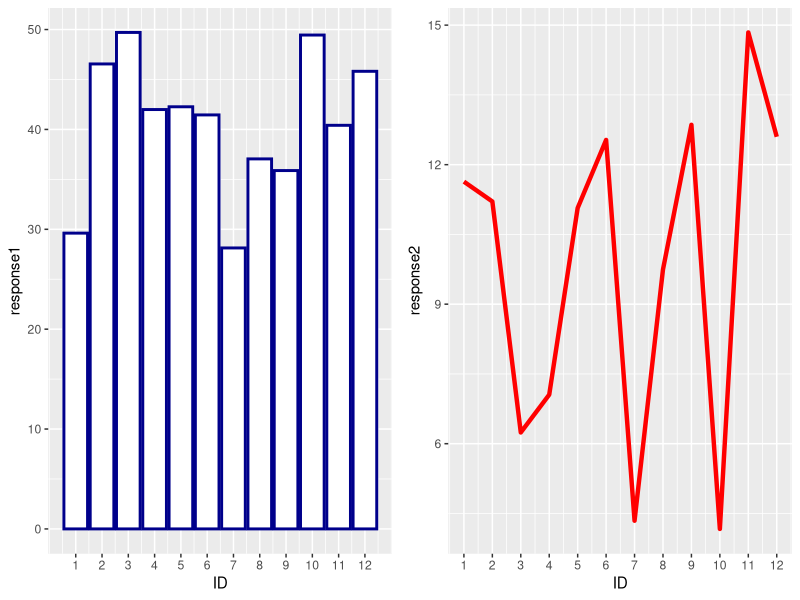
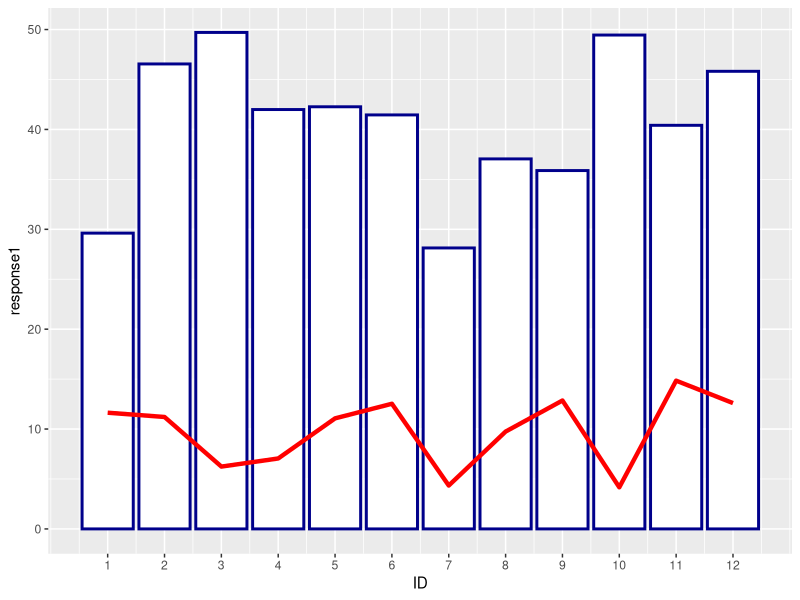
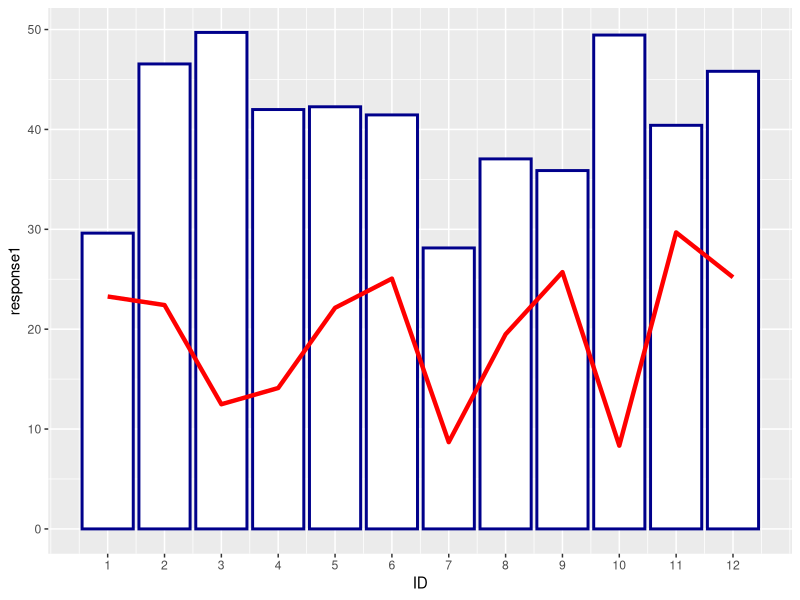
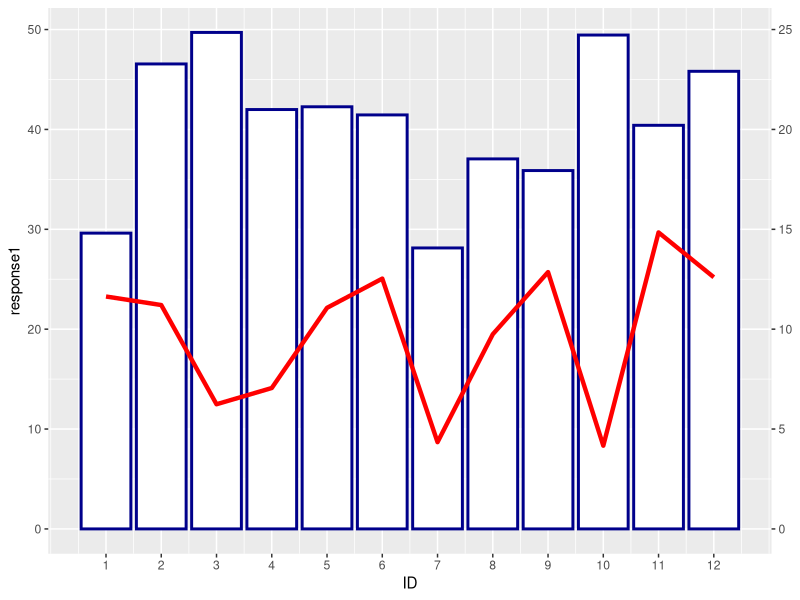
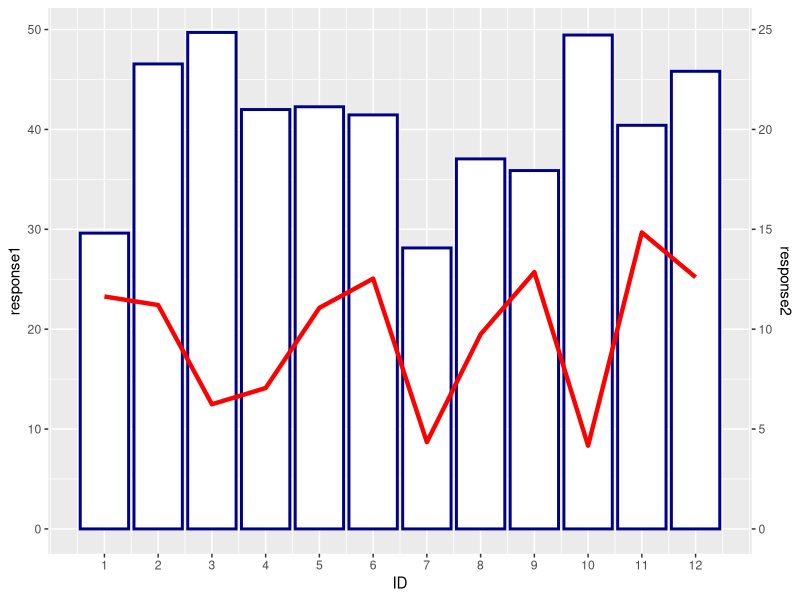

Reproduce these figures in R, in order.
## ---- chunk 1
knitr::opts_chunk$set(echo = TRUE, fig.align='center')

# title: Secondary Y-axis
# author: jonathan
# revised: 16/2/2020 

WEB <- c("https://bioceed.uib.no/dropfolder/bioSTATS/Rmd/Basic/Visualizing/Essential/secondary-y-axis.html")
GIT <- c("https://github.com/jonathansoule/biostats/blob/master/Basic/Visualizing/Essential/secondary-y-axis.Rmd")
library(ggplot2)
library(gridExtra)
# predictor variable
ID <- 1:12
# response variable 1
response1 <- runif(12, min=25, max=50)
# response variable 2
response2 <- runif(12, min=4, max=15)
# dataframe
df <- data.frame(ID, response1, response2)
## ---- chunk 2
grid.arrange(
  ggplot(df, aes(x = ID)) +                                                      # bar plot - response1 vs. ID
    geom_col(aes(y = response1), size = 1, color = "darkblue", fill = "white") +
    scale_x_continuous(breaks=seq(1, 12, 1)),
  ggplot(df, aes(x = ID)) +                                                      # line plot - response2 vs. ID
    geom_line(aes(y = response2), size = 1.5, color="red") +
    scale_x_continuous(breaks=seq(1, 12, 1)),
  ncol=2)
## ---- chunk 3
ggplot(df, aes(x = ID)) + 
  geom_col(aes(y = response1), size = 1, color = "darkblue", fill = "white") +   # bar plot - response1 vs. ID
  geom_line(aes(y = response2), size = 1.5, color="red")+                        # line plot - response2 vs. ID
  scale_x_continuous(breaks=seq(1, 12, 1))
## ---- chunk 4
ggplot(df, aes(x = ID)) + 
  geom_col(aes(y = response1), size = 1, color = "darkblue", fill = "white") +
  geom_line(aes(y = 2*response2), size = 1.5, color="red") +
  scale_x_continuous(breaks=seq(1, 12, 1))
## ---- chunk 5
ggplot(df, aes(x = ID)) + 
  geom_col(aes(y = response1), size = 1, color = "darkblue", fill = "white") +
  geom_line(aes(y= 2*response2), size = 1.5, color="red") +
  scale_x_continuous(breaks=seq(1, 12, 1)) +
  scale_y_continuous(sec.axis = sec_axis(~./2))      # adds the secondary Y-axis
## ---- chunk 6
ggplot(df, aes(x = ID)) + 
  geom_col(aes(y = response1), size = 1, color = "darkblue", fill = "white") +
  geom_line(aes(y= 2*response2), size = 1.5, color="red") +
  scale_x_continuous(breaks=seq(1, 12, 1)) +
  scale_y_continuous(sec.axis = sec_axis(~./2, name = "response2"))
